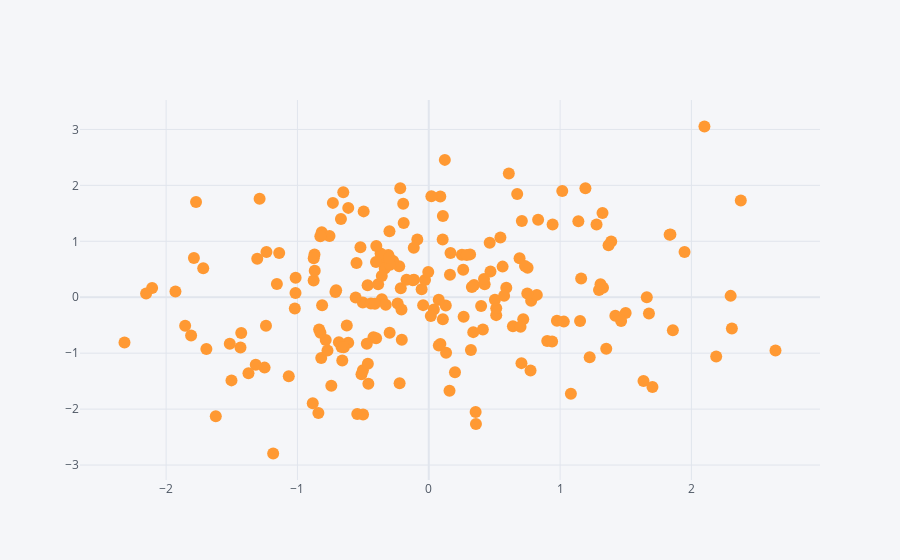

Source (notebook cell):
### Code cell
df.iplot(kind = 'scatter', x='A', y='B', mode='markers')

### Figure 1 — Plotly figure (JSON) as saved in the notebook; plotly's stock layout.template omitted (floating-point values rounded to 4 significant figures; data arrays with more than 128 entries replaced by an {"elided": "..."} marker saying what was removed)
{"data": [{"line": {"color": "rgba(255, 153, 51, 1.0)", "dash": "solid", "shape": "linear", "width": 1.3}, "marker": {"size": 12, "symbol": "circle"}, "mode": "markers", "name": "B", "text": "", "type": "scatter", "x": {"elided": "200 float values"}, "y": {"elided": "200 float values"}}], "layout": {"autosize": true, "legend": {"bgcolor": "#F5F6F9", "font": {"color": "#4D5663"}}, "paper_bgcolor": "#F5F6F9", "plot_bgcolor": "#F5F6F9", "title": {"font": {"color": "#4D5663"}}, "xaxis": {"autorange": true, "gridcolor": "#E1E5ED", "range": [-2.624, 2.947], "showgrid": true, "tickfont": {"color": "#4D5663"}, "title": {"font": {"color": "#4D5663"}, "text": ""}, "type": "linear", "zerolinecolor": "#E1E5ED"}, "yaxis": {"autorange": true, "gridcolor": "#E1E5ED", "range": [-3.449, 3.708], "showgrid": true, "tickfont": {"color": "#4D5663"}, "title": {"font": {"color": "#4D5663"}, "text": ""}, "type": "linear", "zerolinecolor": "#E1E5ED"}}}
